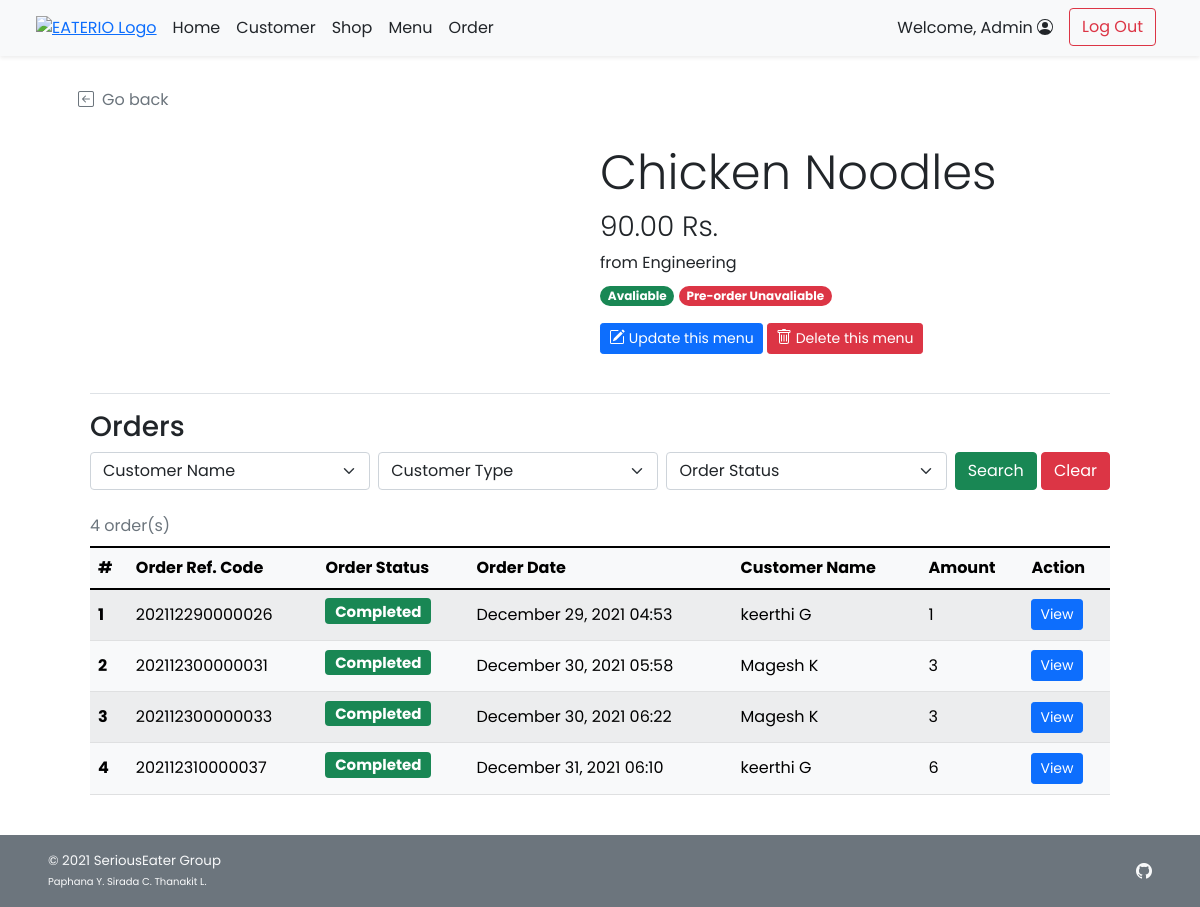
Screenshot of /admin/admin_food_detail.php?f_id=1 (signed in) with the database file from the repository.
### tables this page shows
CREATE TABLE `food` (
  `f_id` int(11) NOT NULL,
  `s_id` int(11) NOT NULL,
  `f_name` varchar(100) NOT NULL,
  `f_price` decimal(6,2) NOT NULL,
  `f_todayavail` tinyint(4) NOT NULL DEFAULT 1 COMMENT 'Food is available to order or not',
  `f_preorderavail` tinyint(4) NOT NULL DEFAULT 1,
  `f_pic` text DEFAULT NULL
);

CREATE TABLE `shop` (
  `s_id` int(11) NOT NULL,
  `s_username` varchar(45) NOT NULL,
  `s_pwd` varchar(45) NOT NULL,
  `s_name` varchar(100) NOT NULL,
  `s_location` varchar(100) NOT NULL,
  `s_openhour` time NOT NULL,
  `s_closehour` time NOT NULL,
  `s_status` tinyint(4) NOT NULL DEFAULT 1 COMMENT 'Shop ready for taking an order or not (True for open, False for close)',
  `s_preorderStatus` tinyint(4) NOT NULL DEFAULT 1 COMMENT 'Shop is ready for tomorrow pre-order or not',
  `s_email` varchar(100) NOT NULL,
  `s_phoneno` varchar(45) NOT NULL,
  `s_pic` text DEFAULT NULL
);

CREATE TABLE `order_header` (
  `orh_id` int(11) NOT NULL,
  `orh_refcode` varchar(15) DEFAULT NULL,
  `c_id` int(11) NOT NULL,
  `s_id` int(11) NOT NULL,
  `p_id` int(11) NOT NULL,
  `orh_ordertime` timestamp NOT NULL DEFAULT current_timestamp(),
  `orh_pickuptime` datetime NOT NULL,
  `orh_orderstatus` varchar(10) NOT NULL,
  `orh_finishedtime` datetime DEFAULT NULL
);

CREATE TABLE `customer` (
  `c_id` int(11) NOT NULL,
  `c_username` varchar(45) NOT NULL,
  `c_pwd` varchar(45) NOT NULL,
  `c_firstname` varchar(45) NOT NULL,
  `c_lastname` varchar(45) NOT NULL,
  `c_email` varchar(100) NOT NULL,
  `c_gender` varchar(1) NOT NULL COMMENT 'M for Male, F for Female',
  `c_type` varchar(3) NOT NULL COMMENT 'Type of customer in this canteen (STD for student, INS for instructor, STF for staff, GUE for guest, ADM for admin, OTH for other)'
);

CREATE TABLE `order_detail` (
  `ord_id` int(11) NOT NULL,
  `orh_id` int(11) NOT NULL,
  `f_id` int(11) NOT NULL,
  `ord_amount` int(11) NOT NULL,
  `ord_buyprice` decimal(6,2) NOT NULL COMMENT 'To keep the snapshot of selected menu cost at the time of the purchase.',
  `ord_note` text DEFAULT NULL
);

### admin/admin_food_detail.php (the view, shortened to what this page needs)
<!DOCTYPE html>
<html lang="en">
<head>
    <?php
        include("../conn_db.php");
        include('../head.php');
    ?>
    <link href="../css/main.css" rel="stylesheet">
    <link href="../css/menu.css" rel="stylesheet">
</head>
<body class="d-flex flex-column h-100">
    <?php include('nav_header_admin.php')?>
    <?php
        $f_id = $_GET["f_id"];
        $query = "SELECT s.s_id,s.s_name,f.f_name,f.f_price,f.f_todayavail,f.f_preorderavail,f.f_pic
        FROM food f INNER JOIN shop s ON f.s_id = s.s_id WHERE f.f_id = $f_id LIMIT 0,1;";
        $result = $mysqli -> query($query);
        $food_row = $result -> fetch_array();
    ?>
    <div class="container px-5 py-4" id="shop-body">
        <a class="nav nav-item text-decoration-none text-muted mb-2" href="#" onclick="history.back();">
            <i class="bi bi-arrow-left-square me-2"></i>Go back
        </a>
        <div class="container row row-cols-6 row-cols-md-12 g-5 pt-4 mb-4" id="shop-header">
            <div class="rounded-25 col-6" id="shop-img" style="
                    background: url(
                        <?php
                            if(is_null($food_row["f_pic"])){echo "'../img/default.png'";}
                            else{echo "'../img/{$food_row['f_pic']}'";}
                        ?>
                    ) center; height: 225px;
                    background-size: cover; background-repeat: no-repeat;
                    background-position: center;">
            </div>
            <div class="col-6">
                <h1 class="display-5 strong"><?php echo $food_row["f_name"];?></h1>
                <h3 class="fw-light"><?php echo $food_row["f_price"]?> Rs.</h3>
                <ul class="list-unstyled">
                    <li class=""><?php echo "from ".$food_row["s_name"];?></li>
                    <li class="my-2">
                        <?php
                            if($food_row["f_todayavail"]==1){
                        ?>
                        <span class="badge rounded-pill bg-success">Avaliable</span>
                        <?php }else{ ?>
                        <span class="badge rounded-pill bg-danger">Unavaliable</span>
                        <?php }
                            if($food_row["f_preorderavail"]==1){
                        ?>
                        <span class="badge rounded-pill bg-success">Pre-order avaliable</span>
                        <?php }else{ ?>
                        <span class="badge rounded-pill bg-danger">Pre-order Unavaliable</span>
                        <?php } ?>
                    </li>
                </ul>
        <a class="btn btn-sm btn-primary mt-2 mt-md-0" href="admin_food_edit.php?s_id=<?php echo $food_row["s_id"]?>&f_id=<?php echo $f_id?>">
            Update this menu
        </a>
        <a class="btn btn-sm btn-danger mt-2 mt-md-0" href="admin_food_delete.php?f_id=<?php echo $f_id?>">
            Delete this menu
        </a>
            </div>
        </div>
        <div class="container">
        <h3 class="border-top pt-3 mt-2">Orders</h3>
            <form class="form-floating mb-3" method="GET" action="admin_food_detail.php">
                <div class="row g-2">
                    <div class="col">
                        <select class="form-select" id="c_id" name="c_id">
                            <option selected value="">Customer Name</option>
                            <?php
                                $option_query = "SELECT DISTINCT c.c_id, c.c_firstname,c.c_lastname
                                FROM order_header orh INNER JOIN order_detail ord ON orh.orh_id = ord.orh_id
                                INNER JOIN customer c ON orh.c_id = c.c_id WHERE ord.f_id = {$f_id};";
                                $option_result = $mysqli -> query($option_query);
                                $opt_row = $option_result -> num_rows;
                            ?>
                        </select>
                    </div>
                    <div class="col">
                        <select class="form-select" id="utype" name="ut">
                            <?php if(isset($_GET["search"])){?>
                            <option selected value="">Customer Type</option>
                            <option value="STD" <?php if($_GET["ut"]=="STD"){ echo "selected";}?>>Student</option>
                            <option value="INS" <?php if($_GET["ut"]=="INS"){ echo "selected";}?>>Professor</option>
                            <option value="TAS" <?php if($_GET["ut"]=="TAS"){ echo "selected";}?>>Teaching Assistant</option>
                            <option value="STF" <?php if($_GET["ut"]=="STF"){ echo "selected";}?>>Faculty Staff</option>
                            <option value="GUE" <?php if($_GET["ut"]=="GUE"){ echo "selected";}?>>Visitor</option>
                            <option value="ADM" <?php if($_GET["ut"]=="ADM"){ echo "selected";}?>>Admin</option>
                            <option value="OTH" <?php if($_GET["ut"]=="OTH"){ echo "selected";}?>>Other</option>
                            <?php }else{ ?>
                            <option selected value="">Customer Type</option>
                            <?php } ?>
                        </select>
                    </div>
                    <div class="col">
                        <select class="form-select" id="orderstatus" name="os">
                            <?php if(isset($_GET["search"])){?>
                            <option selected value="">Order Status</option>
                            <option value="ACPT" <?php if($_GET["os"]=="ACPT"){ echo "selected";}?>>Order Accepted</option>
                            <option value="PREP" <?php if($_GET["os"]=="PREP"){ echo "selected";}?>>Order Preparing</option>
                            <option value="RDPK" <?php if($_GET["os"]=="RDPK"){ echo "selected";}?>>Ready for Pick-Up</option>
                            <option value="FNSH" <?php if($_GET["os"]=="FNSH"){ echo "selected";}?>>Order Finished</option>
                            <?php }else{ ?>
                            <option selected value="">Order Status</option>
                            <?php } ?>
                        </select>
                    </div>
                    <div class="col-auto">
                        <button type="submit" name="search" value="1" class="btn btn-success"
                        <?php if($opt_row==0){echo "disabled";} ?>>Search</button>
                        <button type="reset" class="btn btn-danger"
                            onclick="javascript: window.location='admin_food_detail.php?f_id=<?php echo $f_id?>'">Clear</button>
                    </div>
                </div>
            </form>
        </div>
        <?php
            if(isset($_GET["search"])){
                if($_GET["c_id"]!=''){ $cid_clause = " AND orh.c_id = '{$_GET['c_id']}';"; }else{ $cid_clause = ";";}
                $query = "SELECT orh.orh_id,orh.orh_refcode,orh.orh_ordertime,c.c_firstname,c.c_lastname,orh.orh_orderstatus,ord.ord_amount
                FROM order_header orh INNER JOIN order_detail ord ON orh.orh_id = ord.orh_id INNER JOIN customer c ON orh.c_id = c.c_id
                WHERE ord.f_id = {$f_id} AND c.c_type LIKE '%{$_GET['ut']}%' AND orh.orh_orderstatus LIKE '%{$_GET['os']}%'".$cid_clause;
            }else{
                $query = "SELECT orh.orh_id,orh.orh_refcode,orh.orh_ordertime,c.c_firstname,c.c_lastname,orh.orh_orderstatus,ord.ord_amount
                FROM order_header orh INNER JOIN order_detail ord ON orh.orh_id = ord.orh_id
                INNER JOIN customer c ON orh.c_id = c.c_id WHERE ord.f_id = {$f_id};";
            }
            $result = $mysqli -> query($query);
            $numrow = $result -> num_rows;
            if($numrow > 0){
        ?>
        <div class="container align-items-stretch">
            <div class="table-responsive">
            <table class="table rounded-5 table-light table-striped table-hover align-middle caption-top mb-3">
                <caption><?php echo $numrow;?> order(s) <?php if(isset($_GET["search"])){?><br /><a
                        Result</a><?php } ?></caption>
                <thead class="bg-light">
                    <tr>
                        <th scope="col">#</th>
                        <th scope="col">Order Ref. Code</th>
                        <th scope="col">Order Status</th>
                        <th scope="col">Order Date</th>
                        <th scope="col">Customer Name</th>
                        <th scope="col">Amount</th>
                        <th scope="col">Action</th>
                    </tr>
                </thead>
                <tbody>
                    <?php $i=1; while($row = $result -> fetch_array()){ ?>
                    <tr>
                        <th><?php echo $i++;?></th>
                        <td><?php echo $row["orh_refcode"];?></td>
                        <td>
                            <?php if($row["orh_orderstatus"]=="ACPT"){ ?>
                                <h5><span class="fw-bold badge bg-info text-dark">Accepted</span></h5>
                            <?php }else if($row["orh_orderstatus"]=="PREP"){ ?>
                                <h5><span class="fw-bold badge bg-warning text-dark">Preparing</span></h5>
                            <?php }else if($row["orh_orderstatus"]=="RDPK"){ ?>
                                <h5><span class="fw-bold badge bg-primary text-white">Ready to pick up</span></h5>
                            <?php }else if($row["orh_orderstatus"]=="FNSH"){?>
                                <h5><span class="fw-bold badge bg-success text-white">Completed</span></h5>
                            <?php } ?>
                        </td>
                        <td><?php
                        $order_time = (new Datetime($row["orh_ordertime"])) -> format("F j, Y H:i");
                        echo $order_time;
                        ?></td>
                        <td><?php echo $row["c_firstname"]." ".$row["c_lastname"];?></td>
                        <td><?php echo $row["ord_amount"];?></td>
                        <td><a href="admin_order_detail.php?orh_id=<?php echo $row["orh_id"]?>" class="btn btn-sm btn-primary">View</a></td>
                    </tr>
                    <?php } ?>
                </tbody>
            </table>
        </div>
        </div>
        <?php } ?>
    </div>
    <footer
        class="footer d-flex flex-wrap justify-content-between align-items-center px-5 py-3 mt-auto bg-secondary text-light">
        <span class="smaller-font">&copy; 2021 SeriousEater Group<br /><span class="xsmall-font">Paphana Y. Sirada C.
                Thanakit L.</span></span>
        <ul class="nav justify-content-end list-unstyled d-flex">
            <li class="ms-3"><a class="text-light" target="_blank" href="https://github.com/waterthatfrozen/EATERIO"><i
                        class="bi bi-github"></i></a></li>
        </ul>
    </footer>
</body>
</html>

### css/main.css (style rules this page uses)
html { height: 100%; }
body { height: 100%; padding-top: 4rem; margin-bottom: -50px; font-family: 'Poppins', 'Noto Sans Thai', sans-serif; }
a { cursor: pointer; }
.bi { vertical-align: -.125em; fill: currentColor; }
.text-white { color: white; }
.smaller-font { font-size: smaller; }
.xsmall-font { font-size: x-small; }
.rounded-25 { border-radius: 25px; }

### css/menu.css (style rules this page uses)
html, body { height: 100%; }

### rows the page displays
food: f_name "Chicken Noodles", f_price "90.00", s.s_name "Engineering"
order_header: orh_refcode "202112290000026", orh_orderstatus "Completed", orh_ordertime "December 29, 2021 04:53", c.c_firstname "keerthi", c.c_lastname "G", order_detail.ord_amount "1"
order_header: orh_refcode "202112300000031", orh_orderstatus "Completed", orh_ordertime "December 30, 2021 05:58", c.c_firstname "Magesh", c.c_lastname "K", order_detail.ord_amount "3"
order_header: orh_refcode "202112300000033", orh_orderstatus "Completed", orh_ordertime "December 30, 2021 06:22", c.c_firstname "Magesh", c.c_lastname "K", order_detail.ord_amount "3"
order_header: orh_refcode "202112310000037", orh_orderstatus "Completed", orh_ordertime "December 31, 2021 06:10", c.c_firstname "keerthi", c.c_lastname "G", order_detail.ord_amount "6"

### other values shown
$_SESSION['firstname'] "Admin"
$numrow "4"
